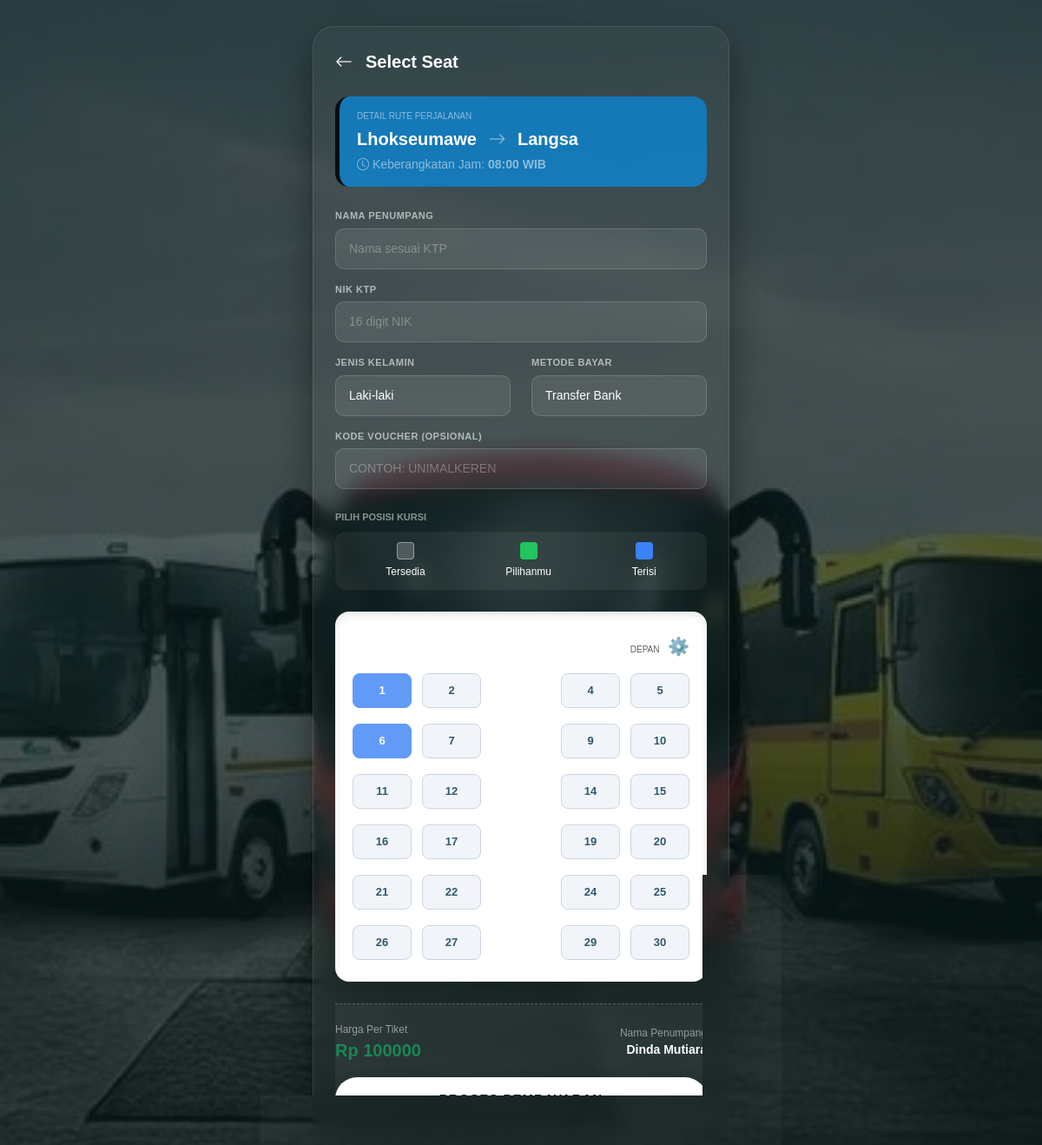
The page /pilih_bangku/1 (signed in) on the database its author committed.
### tables this page shows
CREATE TABLE jadwal (
                id INTEGER PRIMARY KEY AUTOINCREMENT,
                asal TEXT,
                tujuan TEXT,
                jam TEXT,
                harga INTEGER
            );

CREATE TABLE pesanan (
                id INTEGER PRIMARY KEY AUTOINCREMENT,
                penumpang_id INTEGER,
                jadwal_id INTEGER,
                nomor_bangku TEXT,
                nama_penumpang TEXT,
                nik TEXT,
                jenis_kelamin TEXT,
                metode_bayar TEXT,
                potongan INTEGER,
                total_bayar INTEGER,
                status TEXT,
                created_at TIMESTAMP DEFAULT CURRENT_TIMESTAMP
            );

### app.py (the view, shortened to what this page needs)
@app.route('/pilih_bangku/<int:jadwal_id>', methods=['GET', 'POST'])
def pilih_bangku(jadwal_id):
    if 'user_id' not in session:
        return redirect(url_for('login'))
    with get_db_connection() as conn:
        cursor = conn.cursor()
        cursor.execute("SELECT * FROM jadwal WHERE id=?", (jadwal_id,))
        detail_jadwal = cursor.fetchone()
        cursor.execute("SELECT nomor_bangku FROM pesanan WHERE jadwal_id=? AND status <> 'Dibatalkan'", (jadwal_id,))
        bangku_terisi = [row[0] for row in cursor.fetchall()]
        if detail_jadwal is None:
            return redirect(url_for('jadwal'))
    semua_bangku = [f"A{i}" for i in range(1, 6)] + [f"B{i}" for i in range(1, 6)]
    return render_template(
        'pilih_bangku.html',
        semua_bangku=semua_bangku,
        bangku_terisi=bangku_terisi,
        detail_jadwal=detail_jadwal,
    )

### app.py (called while the page is built)
def get_db_connection():
    conn = sqlite3.connect(DB_PATH)
    return conn

### templates/pilih_bangku.html (shortened to what this page needs)
<!DOCTYPE html>
<html lang="id">
<head>
    <link href="https://cdn.jsdelivr.net/npm/bootstrap@5.3.2/dist/dist/css/bootstrap.min.css" rel="stylesheet">
    <link rel="stylesheet" href="https://cdn.jsdelivr.net/npm/bootstrap-icons@1.11.1/font/bootstrap-icons.css">
</head>
<body>
<div class="container">
    <div class="app-container">
        <div class="header-app">
            <a href="/jadwal" class="btn-back"><i class="bi bi-arrow-left"></i></a>
            <h1 class="title-app">Select Seat</h1>
        </div>
        <div class="route-panel">
            <div class="small text-white-50 text-uppercase" style="font-size: 10px;">Detail Rute Perjalanan</div>
            <div class="fw-bold fs-5 mt-1">{{ detail_jadwal[1] }} <i class="bi bi-arrow-right mx-2 text-white-50"></i> {{ detail_jadwal[2] }}</div>
            <div class="small text-white-50 mt-1"><i class="bi bi-clock"></i> Keberangkatan Jam: <b>{{ detail_jadwal[3] }}</b></div>
        </div>
        <form action="/pilih_bangku/{{ detail_jadwal[0] }}" method="POST">
            <div class="form-manifes mb-4">
                <div class="form-group-block">
                    <label class="form-label-custom">NAMA PENUMPANG</label>
                    <input type="text" class="form-control" name="nama_penumpang" placeholder="Nama sesuai KTP" required>
                </div>
                <div class="form-group-block">
                    <label class="form-label-custom">NIK KTP</label>
                    <input type="text" class="form-control" name="nik" placeholder="16 digit NIK" required minlength="16" maxlength="16" pattern="\d{16}">
                </div>
                <div class="row">
                    <div class="col-6">
                        <div class="form-group-block">
                            <label class="form-label-custom">JENIS KELAMIN</label>
                            <select class="form-select" name="jenis_kelamin" required>
                                <option value="Laki-laki">Laki-laki</option>
                            </select>
                        </div>
                    </div>
                    <div class="col-6">
                        <div class="form-group-block">
                            <label class="form-label-custom">METODE BAYAR</label>
                            <select class="form-select" name="metode_bayar" required>
                                <option value="Transfer Bank">Transfer Bank</option>
                            </select>
                        </div>
                    </div>
                </div>
                <div class="form-group-block">
                    <label class="form-label-custom">KODE VOUCHER (OPSIONAL)</label>
                    <input type="text" class="form-control text-uppercase" name="kode_promo" placeholder="Contoh: UNIMALKEREN">
                </div>
            </div>
            <div class="small text-white-50 text-uppercase mb-2" style="font-size: 11px; font-weight: 600; text-align: left;">Pilih Posisi Kursi</div>
            <div class="legend-container">
                <div class="legend-item"><div class="box-status status-empty"></div><span>Tersedia</span></div>
                <div class="legend-item"><div class="box-status status-selected"></div><span>Pilihanmu</span></div>
                <div class="legend-item"><div class="box-status status-booked"></div><span>Terisi</span></div>
            </div>
            <div class="bus-layout">
                <div class="text-end mb-3 text-secondary" style="font-size: 20px;">
                    <span class="small text-muted me-1" style="font-size: 10px;">DEPAN</span> ⚙️
                </div>
                <div class="seat-grid">
                    {% for i in range(1, 31) %}
                        {% set b_str = i|string %}
                        {% if b_str in bangku_terisi %}
                            <div class="seat-option booked">
                                <div class="seat-label">{{ i }}</div>
                            </div>
                        {% else %}
                            <div class="seat-option">
                                <div class="seat-label">{{ i }}</div>
                            </div>
                        {% endif %}
                    {% endfor %}
                </div>
            </div>
            <div class="summary-panel">
                <div class="d-flex justify-content-between align-items-center mb-3">
                    <div class="text-start">
                        <div class="text-white-50 small" style="font-size: 12px;">Harga Per Tiket</div>
                        <div class="fw-bold fs-5 text-success">Rp {{ detail_jadwal[4] }}</div>
                    </div>
                    <div class="text-end">
                        <div class="text-white-50 small" style="font-size: 12px;">Nama Penumpang</div>
                        <div class="fw-semibold text-white small">{{ session['nama'] }}</div>
                    </div>
                </div>
                <button type="submit" class="btn btn-pay">PROSES PEMBAYARAN</button>
            </div>
        </form>
    </div>
</div>
</body>
</html>

### templates/pilih_bangku.html (style rules this page uses)
body { font-family: 'Poppins', sans-serif; background: linear-gradient(rgba(8, 27, 27, 0.7), rgba(8, 27, 27, 0.7)), url('/static/images/bg-bus.jpg'); background-size: cover; background-position: center; background-repeat: no-repeat; color: #ffffff; min-height: 100vh; padding: 30px 0; }
.app-container { max-width: 480px; margin: 0 auto; background: rgba(255, 255, 255, 0.03); border: 1px solid rgba(255, 255, 255, 0.1); border-radius: 24px; padding: 25px; backdrop-filter: blur(10px); box-shadow: 0 20px 40px rgba(0,0,0,0.4); }
.header-app { display: flex; align-items: center; margin-bottom: 25px; }
.btn-back { color: #ffffff; font-size: 20px; text-decoration: none; margin-right: 15px; }
.title-app { font-family: 'Montserrat', sans-serif; font-size: 20px; font-weight: 700; margin: 0; }
.route-panel { background: rgba(3, 143, 236, 0.669); border-radius: 16px; padding: 15px 20px; margin-bottom: 25px; border-left: 5px solid #0c0c0c; }
.legend-container { display: flex; justify-content: space-around; background: rgba(255, 255, 255, 0.05); padding: 12px; border-radius: 12px; margin-bottom: 25px; font-size: 12px; }
.legend-item { display: flex; flex-direction: column; align-items: center; gap: 5px; }
.box-status { width: 20px; height: 20px; border-radius: 4px; }
.status-empty { background: rgba(255, 255, 255, 0.2); border: 1px solid rgba(255, 255, 255, 0.4); }
.status-selected { background: #22c55e; }
.status-booked { background: #3b82f6; }
.bus-layout { background: #ffffff; color: #081b1b; border-radius: 16px; padding: 25px 20px; margin-bottom: 25px; box-shadow: inset 0 4px 10px rgba(0,0,0,0.1); }
.seat-grid { display: grid; grid-template-columns: repeat(5, 1fr); gap: 12px; row-gap: 18px; }
.seat-option { position: relative; }
.seat-label { display: flex; align-items: center; justify-content: center; background: #f1f5f9; border: 1px solid #cbd5e1; color: #31586c; height: 40px; border-radius: 8px; font-size: 13px; font-weight: 600; transition: all 0.2s; }
.seat-option.booked .seat-label { background: #3b82f6 !important; color: #ffffff !important; border-color: #3b82f6 !important; pointer-events: none; opacity: 0.8; }
.form-manifes .form-group-block { display: flex; flex-direction: column; align-items: flex-start; margin-bottom: 15px; width: 100%; }
.form-manifes .form-label-custom { font-size: 11px; color: rgba(255,255,255,0.6); font-weight: 600; letter-spacing: 0.5px; margin-bottom: 6px; text-align: left; }
.form-manifes .form-control, .form-manifes .form-select { background: rgba(255, 255, 255, 0.08) !important; border: 1px solid rgba(255, 255, 255, 0.15) !important; color: #ffffff !important; border-radius: 10px !important; padding: 12px 15px !important; font-size: 14px !important; width: 100% !important; box-sizing: border-box; }
.form-manifes .form-select option { background: #081b1b; color: #ffffff; }
.form-manifes .form-control::placeholder { color: rgba(255,255,255,0.3); }
.summary-panel { background: rgba(255, 255, 255, 0.05); border-top: 1px dashed rgba(255, 255, 255, 0.2); padding-top: 20px; margin-top: 25px; }
.btn-pay { background: #ffffff; color: #081b1b; font-family: 'Montserrat', sans-serif; font-weight: 700; border: none; padding: 14px; border-radius: 50px; width: 100%; font-size: 15px; letter-spacing: 1px; transition: all 0.2s; box-shadow: 0 4px 15px rgba(0,0,0,0.2); }

### rows shown on the page
jadwal: asal "Lhokseumawe", tujuan "Langsa", jam "08:00 WIB", harga "100000"
pesanan: nama "Dinda Mutiara"

### other values the page prints
{{ i }} "1" "6"
{{ i }} "2" "4" "5" "7" "9" "10" "11" "12" "14" "15" "16" "17" "19" "20" "21" "22" "24" "25" "26" "27" "29" "30"
